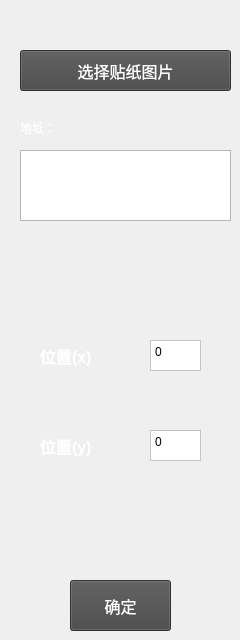
    <widget class="QWidget" name="page_7">
     <widget class="QPushButton" name="stick_select">
      <property name="geometry">
       <rect>
        <x>20</x>
        <y>50</y>
        <width>211</width>
        <height>41</height>
       </rect>
      </property>
      <property name="palette">
       <palette>
        <active>
         <colorrole role="WindowText">
          <brush brushstyle="SolidPattern">
           <color alpha="255">
            <red>255</red>
            <green>255</green>
            <blue>255</blue>
           </color>
          </brush>
         </colorrole>
         <colorrole role="Button">
          <brush brushstyle="SolidPattern">
           <color alpha="255">
            <red>70</red>
            <green>70</green>
            <blue>70</blue>
           </color>
          </brush>
         </colorrole>
         <colorrole role="Text">
          <brush brushstyle="SolidPattern">
           <color alpha="255">
            <red>255</red>
            <green>255</green>
            <blue>255</blue>
           </color>
          </brush>
         </colorrole>
         <colorrole role="ButtonText">
          <brush brushstyle="SolidPattern">
           <color alpha="255">
            <red>255</red>
            <green>255</green>
            <blue>255</blue>
           </color>
          </brush>
         </colorrole>
         <colorrole role="Base">
          <brush brushstyle="SolidPattern">
           <color alpha="255">
            <red>70</red>
            <green>70</green>
            <blue>70</blue>
           </color>
          </brush>
         </colorrole>
         <colorrole role="Window">
          <brush brushstyle="SolidPattern">
           <color alpha="255">
            <red>70</red>
            <green>70</green>
            <blue>70</blue>
           </color>
          </brush>
         </colorrole>
         <colorrole role="PlaceholderText">
          <brush brushstyle="NoBrush">
           <color alpha="128">
            <red>255</red>
            <green>255</green>
            <blue>255</blue>
           </color>
          </brush>
         </colorrole>
        </active>
        <inactive>
         <colorrole role="WindowText">
          <brush brushstyle="SolidPattern">
           <color alpha="255">
            <red>255</red>
            <green>255</green>
            <blue>255</blue>
           </color>
          </brush>
         </colorrole>
         <colorrole role="Button">
          <brush brushstyle="SolidPattern">
           <color alpha="255">
            <red>70</red>
            <green>70</green>
            <blue>70</blue>
           </color>
          </brush>
         </colorrole>
         <colorrole role="Text">
          <brush brushstyle="SolidPattern">
           <color alpha="255">
            <red>255</red>
            <green>255</green>
            <blue>255</blue>
           </color>
          </brush>
         </colorrole>
         <colorrole role="ButtonText">
          <brush brushstyle="SolidPattern">
           <color alpha="255">
            <red>255</red>
            <green>255</green>
            <blue>255</blue>
           </color>
          </brush>
         </colorrole>
         <colorrole role="Base">
          <brush brushstyle="SolidPattern">
           <color alpha="255">
            <red>70</red>
            <green>70</green>
            <blue>70</blue>
           </color>
          </brush>
         </colorrole>
         <colorrole role="Window">
          <brush brushstyle="SolidPattern">
           <color alpha="255">
            <red>70</red>
            <green>70</green>
            <blue>70</blue>
           </color>
          </brush>
         </colorrole>
         <colorrole role="PlaceholderText">
          <brush brushstyle="NoBrush">
           <color alpha="128">
            <red>255</red>
            <green>255</green>
            <blue>255</blue>
           </color>
          </brush>
         </colorrole>
        </inactive>
        <disabled>
         <colorrole role="WindowText">
          <brush brushstyle="SolidPattern">
           <color alpha="255">
            <red>255</red>
            <green>255</green>
            <blue>255</blue>
           </color>
          </brush>
         </colorrole>
         <colorrole role="Button">
          <brush brushstyle="SolidPattern">
           <color alpha="255">
            <red>70</red>
            <green>70</green>
            <blue>70</blue>
           </color>
          </brush>
         </colorrole>
         <colorrole role="Text">
          <brush brushstyle="SolidPattern">
           <color alpha="255">
            <red>255</red>
            <green>255</green>
            <blue>255</blue>
           </color>
          </brush>
         </colorrole>
         <colorrole role="ButtonText">
          <brush brushstyle="SolidPattern">
           <color alpha="255">
            <red>255</red>
            <green>255</green>
            <blue>255</blue>
           </color>
          </brush>
         </colorrole>
         <colorrole role="Base">
          <brush brushstyle="SolidPattern">
           <color alpha="255">
            <red>70</red>
            <green>70</green>
            <blue>70</blue>
           </color>
          </brush>
         </colorrole>
         <colorrole role="Window">
          <brush brushstyle="SolidPattern">
           <color alpha="255">
            <red>70</red>
            <green>70</green>
            <blue>70</blue>
           </color>
          </brush>
         </colorrole>
         <colorrole role="PlaceholderText">
          <brush brushstyle="NoBrush">
           <color alpha="128">
            <red>255</red>
            <green>255</green>
            <blue>255</blue>
           </color>
          </brush>
         </colorrole>
        </disabled>
       </palette>
      </property>
      <property name="font">
       <font>
        <family>Arial</family>
        <pointsize>12</pointsize>
       </font>
      </property>
      <property name="cursor">
       <cursorShape>OpenHandCursor</cursorShape>
      </property>
      <property name="styleSheet">
       <string notr="true">color: rgb(255, 255, 255);
background-color: rgb(70, 70, 70);</string>
      </property>
      <property name="text">
       <string>选择贴纸图片</string>
      </property>
     </widget>
     <widget class="QTextEdit" name="stick_x">
      <property name="geometry">
       <rect>
        <x>150</x>
        <y>340</y>
        <width>51</width>
        <height>31</height>
       </rect>
      </property>
      <property name="cursor" stdset="0">
       <cursorShape>IBeamCursor</cursorShape>
      </property>
      <property name="styleSheet">
       <string notr="true">background-color: rgb(255, 255, 255);</string>
      </property>
      <property name="html">
       <string>&lt;!DOCTYPE HTML PUBLIC &quot;-//W3C//DTD HTML 4.0//EN&quot; &quot;http://www.w3.org/TR/REC-html40/strict.dtd&quot;&gt;
&lt;html&gt;&lt;head&gt;&lt;meta name=&quot;qrichtext&quot; content=&quot;1&quot; /&gt;&lt;style type=&quot;text/css&quot;&gt;
p, li { white-space: pre-wrap; }
&lt;/style&gt;&lt;/head&gt;&lt;body style=&quot; font-family:'SimSun'; font-size:9pt; font-weight:400; font-style:normal;&quot;&gt;
&lt;p style=&quot; margin-top:0px; margin-bottom:0px; margin-left:0px; margin-right:0px; -qt-block-indent:0; text-indent:0px;&quot;&gt;0&lt;/p&gt;&lt;/body&gt;&lt;/html&gt;</string>
      </property>
     </widget>
     <widget class="QTextEdit" name="stick_y">
      <property name="geometry">
       <rect>
        <x>150</x>
        <y>430</y>
        <width>51</width>
        <height>31</height>
       </rect>
      </property>
      <property name="cursor" stdset="0">
       <cursorShape>IBeamCursor</cursorShape>
      </property>
      <property name="styleSheet">
       <string notr="true">background-color: rgb(255, 255, 255);</string>
      </property>
      <property name="html">
       <string>&lt;!DOCTYPE HTML PUBLIC &quot;-//W3C//DTD HTML 4.0//EN&quot; &quot;http://www.w3.org/TR/REC-html40/strict.dtd&quot;&gt;
&lt;html&gt;&lt;head&gt;&lt;meta name=&quot;qrichtext&quot; content=&quot;1&quot; /&gt;&lt;style type=&quot;text/css&quot;&gt;
p, li { white-space: pre-wrap; }
&lt;/style&gt;&lt;/head&gt;&lt;body style=&quot; font-family:'SimSun'; font-size:9pt; font-weight:400; font-style:normal;&quot;&gt;
&lt;p style=&quot; margin-top:0px; margin-bottom:0px; margin-left:0px; margin-right:0px; -qt-block-indent:0; text-indent:0px;&quot;&gt;0&lt;/p&gt;&lt;/body&gt;&lt;/html&gt;</string>
      </property>
     </widget>
     <widget class="QLabel" name="label_21">
      <property name="geometry">
       <rect>
        <x>40</x>
        <y>340</y>
        <width>81</width>
        <height>31</height>
       </rect>
      </property>
      <property name="palette">
       <palette>
        <active>
         <colorrole role="WindowText">
          <brush brushstyle="SolidPattern">
           <color alpha="255">
            <red>255</red>
            <green>255</green>
            <blue>255</blue>
           </color>
          </brush>
         </colorrole>
         <colorrole role="Button">
          <brush brushstyle="SolidPattern">
           <color alpha="255">
            <red>0</red>
            <green>0</green>
            <blue>0</blue>
           </color>
          </brush>
         </colorrole>
         <colorrole role="Base">
          <brush brushstyle="SolidPattern">
           <color alpha="255">
            <red>0</red>
            <green>0</green>
            <blue>0</blue>
           </color>
          </brush>
         </colorrole>
         <colorrole role="Window">
          <brush brushstyle="SolidPattern">
           <color alpha="255">
            <red>0</red>
            <green>0</green>
            <blue>0</blue>
           </color>
          </brush>
         </colorrole>
        </active>
        <inactive>
         <colorrole role="WindowText">
          <brush brushstyle="SolidPattern">
           <color alpha="255">
            <red>255</red>
            <green>255</green>
            <blue>255</blue>
           </color>
          </brush>
         </colorrole>
         <colorrole role="Button">
          <brush brushstyle="SolidPattern">
           <color alpha="255">
            <red>0</red>
            <green>0</green>
            <blue>0</blue>
           </color>
          </brush>
         </colorrole>
         <colorrole role="Base">
          <brush brushstyle="SolidPattern">
           <color alpha="255">
            <red>0</red>
            <green>0</green>
            <blue>0</blue>
           </color>
          </brush>
         </colorrole>
         <colorrole role="Window">
          <brush brushstyle="SolidPattern">
           <color alpha="255">
            <red>0</red>
            <green>0</green>
            <blue>0</blue>
           </color>
          </brush>
         </colorrole>
        </inactive>
        <disabled>
         <colorrole role="WindowText">
          <brush brushstyle="SolidPattern">
           <color alpha="255">
            <red>120</red>
            <green>120</green>
            <blue>120</blue>
           </color>
          </brush>
         </colorrole>
         <colorrole role="Button">
          <brush brushstyle="SolidPattern">
           <color alpha="255">
            <red>0</red>
            <green>0</green>
            <blue>0</blue>
           </color>
          </brush>
         </colorrole>
         <colorrole role="Base">
          <brush brushstyle="SolidPattern">
           <color alpha="255">
            <red>0</red>
            <green>0</green>
            <blue>0</blue>
           </color>
          </brush>
         </colorrole>
         <colorrole role="Window">
          <brush brushstyle="SolidPattern">
           <color alpha="255">
            <red>0</red>
            <green>0</green>
            <blue>0</blue>
           </color>
          </brush>
         </colorrole>
        </disabled>
       </palette>
      </property>
      <property name="font">
       <font>
        <family>Arial</family>
        <pointsize>12</pointsize>
        <weight>75</weight>
        <bold>true</bold>
       </font>
      </property>
      <property name="text">
       <string>位置(x)</string>
      </property>
     </widget>
     <widget class="QLabel" name="label_22">
      <property name="geometry">
       <rect>
        <x>40</x>
        <y>430</y>
        <width>81</width>
        <height>31</height>
       </rect>
      </property>
      <property name="palette">
       <palette>
        <active>
         <colorrole role="WindowText">
          <brush brushstyle="SolidPattern">
           <color alpha="255">
            <red>255</red>
            <green>255</green>
            <blue>255</blue>
           </color>
          </brush>
         </colorrole>
         <colorrole role="Button">
          <brush brushstyle="SolidPattern">
           <color alpha="255">
            <red>0</red>
            <green>0</green>
            <blue>0</blue>
           </color>
          </brush>
         </colorrole>
         <colorrole role="Base">
          <brush brushstyle="SolidPattern">
           <color alpha="255">
            <red>0</red>
            <green>0</green>
            <blue>0</blue>
           </color>
          </brush>
         </colorrole>
         <colorrole role="Window">
          <brush brushstyle="SolidPattern">
           <color alpha="255">
            <red>0</red>
            <green>0</green>
            <blue>0</blue>
           </color>
          </brush>
         </colorrole>
        </active>
        <inactive>
         <colorrole role="WindowText">
          <brush brushstyle="SolidPattern">
           <color alpha="255">
            <red>255</red>
            <green>255</green>
            <blue>255</blue>
           </color>
          </brush>
         </colorrole>
         <colorrole role="Button">
          <brush brushstyle="SolidPattern">
           <color alpha="255">
            <red>0</red>
            <green>0</green>
            <blue>0</blue>
           </color>
          </brush>
         </colorrole>
         <colorrole role="Base">
          <brush brushstyle="SolidPattern">
           <color alpha="255">
            <red>0</red>
            <green>0</green>
            <blue>0</blue>
           </color>
          </brush>
         </colorrole>
         <colorrole role="Window">
          <brush brushstyle="SolidPattern">
           <color alpha="255">
            <red>0</red>
            <green>0</green>
            <blue>0</blue>
           </color>
          </brush>
         </colorrole>
        </inactive>
        <disabled>
         <colorrole role="WindowText">
          <brush brushstyle="SolidPattern">
           <color alpha="255">
            <red>120</red>
            <green>120</green>
            <blue>120</blue>
           </color>
          </brush>
         </colorrole>
         <colorrole role="Button">
          <brush brushstyle="SolidPattern">
           <color alpha="255">
            <red>0</red>
            <green>0</green>
            <blue>0</blue>
           </color>
          </brush>
         </colorrole>
         <colorrole role="Base">
          <brush brushstyle="SolidPattern">
           <color alpha="255">
            <red>0</red>
            <green>0</green>
            <blue>0</blue>
           </color>
          </brush>
         </colorrole>
         <colorrole role="Window">
          <brush brushstyle="SolidPattern">
           <color alpha="255">
            <red>0</red>
            <green>0</green>
            <blue>0</blue>
           </color>
          </brush>
         </colorrole>
        </disabled>
       </palette>
      </property>
      <property name="font">
       <font>
        <family>Arial</family>
        <pointsize>12</pointsize>
        <weight>75</weight>
        <bold>true</bold>
       </font>
      </property>
      <property name="text">
       <string>位置(y)</string>
      </property>
     </widget>
     <widget class="QPushButton" name="stick_ensure">
      <property name="geometry">
       <rect>
        <x>70</x>
        <y>580</y>
        <width>101</width>
        <height>51</height>
       </rect>
      </property>
      <property name="palette">
       <palette>
        <active>
         <colorrole role="WindowText">
          <brush brushstyle="SolidPattern">
           <color alpha="255">
            <red>255</red>
            <green>255</green>
            <blue>255</blue>
           </color>
          </brush>
         </colorrole>
         <colorrole role="Button">
          <brush brushstyle="SolidPattern">
           <color alpha="255">
            <red>70</red>
            <green>70</green>
            <blue>70</blue>
           </color>
          </brush>
         </colorrole>
         <colorrole role="Text">
          <brush brushstyle="SolidPattern">
           <color alpha="255">
            <red>255</red>
            <green>255</green>
            <blue>255</blue>
           </color>
          </brush>
         </colorrole>
         <colorrole role="ButtonText">
          <brush brushstyle="SolidPattern">
           <color alpha="255">
            <red>255</red>
            <green>255</green>
            <blue>255</blue>
           </color>
          </brush>
         </colorrole>
         <colorrole role="Base">
          <brush brushstyle="SolidPattern">
           <color alpha="255">
            <red>70</red>
            <green>70</green>
            <blue>70</blue>
           </color>
          </brush>
         </colorrole>
         <colorrole role="Window">
          <brush brushstyle="SolidPattern">
           <color alpha="255">
            <red>70</red>
            <green>70</green>
            <blue>70</blue>
           </color>
          </brush>
         </colorrole>
         <colorrole role="PlaceholderText">
          <brush brushstyle="NoBrush">
           <color alpha="128">
            <red>255</red>
            <green>255</green>
            <blue>255</blue>
           </color>
          </brush>
         </colorrole>
        </active>
        <inactive>
         <colorrole role="WindowText">
          <brush brushstyle="SolidPattern">
           <color alpha="255">
            <red>255</red>
            <green>255</green>
            <blue>255</blue>
           </color>
          </brush>
         </colorrole>
         <colorrole role="Button">
          <brush brushstyle="SolidPattern">
           <color alpha="255">
            <red>70</red>
            <green>70</green>
            <blue>70</blue>
           </color>
          </brush>
         </colorrole>
         <colorrole role="Text">
          <brush brushstyle="SolidPattern">
           <color alpha="255">
            <red>255</red>
            <green>255</green>
            <blue>255</blue>
           </color>
          </brush>
         </colorrole>
         <colorrole role="ButtonText">
          <brush brushstyle="SolidPattern">
           <color alpha="255">
            <red>255</red>
            <green>255</green>
            <blue>255</blue>
           </color>
          </brush>
         </colorrole>
         <colorrole role="Base">
          <brush brushstyle="SolidPattern">
           <color alpha="255">
            <red>70</red>
            <green>70</green>
            <blue>70</blue>
           </color>
          </brush>
         </colorrole>
         <colorrole role="Window">
          <brush brushstyle="SolidPattern">
           <color alpha="255">
            <red>70</red>
            <green>70</green>
            <blue>70</blue>
           </color>
          </brush>
         </colorrole>
         <colorrole role="PlaceholderText">
          <brush brushstyle="NoBrush">
           <color alpha="128">
            <red>255</red>
            <green>255</green>
            <blue>255</blue>
           </color>
          </brush>
         </colorrole>
        </inactive>
        <disabled>
         <colorrole role="WindowText">
          <brush brushstyle="SolidPattern">
           <color alpha="255">
            <red>255</red>
            <green>255</green>
            <blue>255</blue>
           </color>
          </brush>
         </colorrole>
         <colorrole role="Button">
          <brush brushstyle="SolidPattern">
           <color alpha="255">
            <red>70</red>
            <green>70</green>
            <blue>70</blue>
           </color>
          </brush>
         </colorrole>
         <colorrole role="Text">
          <brush brushstyle="SolidPattern">
           <color alpha="255">
            <red>255</red>
            <green>255</green>
            <blue>255</blue>
           </color>
          </brush>
         </colorrole>
         <colorrole role="ButtonText">
          <brush brushstyle="SolidPattern">
           <color alpha="255">
            <red>255</red>
            <green>255</green>
            <blue>255</blue>
           </color>
          </brush>
         </colorrole>
         <colorrole role="Base">
          <brush brushstyle="SolidPattern">
           <color alpha="255">
            <red>70</red>
            <green>70</green>
            <blue>70</blue>
           </color>
          </brush>
         </colorrole>
         <colorrole role="Window">
          <brush brushstyle="SolidPattern">
           <color alpha="255">
            <red>70</red>
            <green>70</green>
            <blue>70</blue>
           </color>
          </brush>
         </colorrole>
         <colorrole role="PlaceholderText">
          <brush brushstyle="NoBrush">
           <color alpha="128">
            <red>255</red>
            <green>255</green>
            <blue>255</blue>
           </color>
          </brush>
         </colorrole>
        </disabled>
       </palette>
      </property>
      <property name="font">
       <font>
        <family>Arial</family>
        <pointsize>12</pointsize>
       </font>
      </property>
      <property name="cursor">
       <cursorShape>OpenHandCursor</cursorShape>
      </property>
      <property name="styleSheet">
       <string notr="true">color: rgb(255, 255, 255);
background-color: rgb(70, 70, 70);</string>
      </property>
      <property name="text">
       <string>确定</string>
      </property>
     </widget>
     <widget class="QPlainTextEdit" name="stick_address">
      <property name="geometry">
       <rect>
        <x>20</x>
        <y>150</y>
        <width>211</width>
        <height>71</height>
       </rect>
      </property>
      <property name="styleSheet">
       <string notr="true">color: rgb(255, 255, 255);</string>
      </property>
      <property name="plainText">
       <string/>
      </property>
     </widget>
     <widget class="QLabel" name="label_23">
      <property name="geometry">
       <rect>
        <x>20</x>
        <y>120</y>
        <width>72</width>
        <height>15</height>
       </rect>
      </property>
      <property name="styleSheet">
       <string notr="true">color: rgb(255, 255, 255);</string>
      </property>
      <property name="text">
       <string>地址：</string>
      </property>
     </widget>
    </widget>
